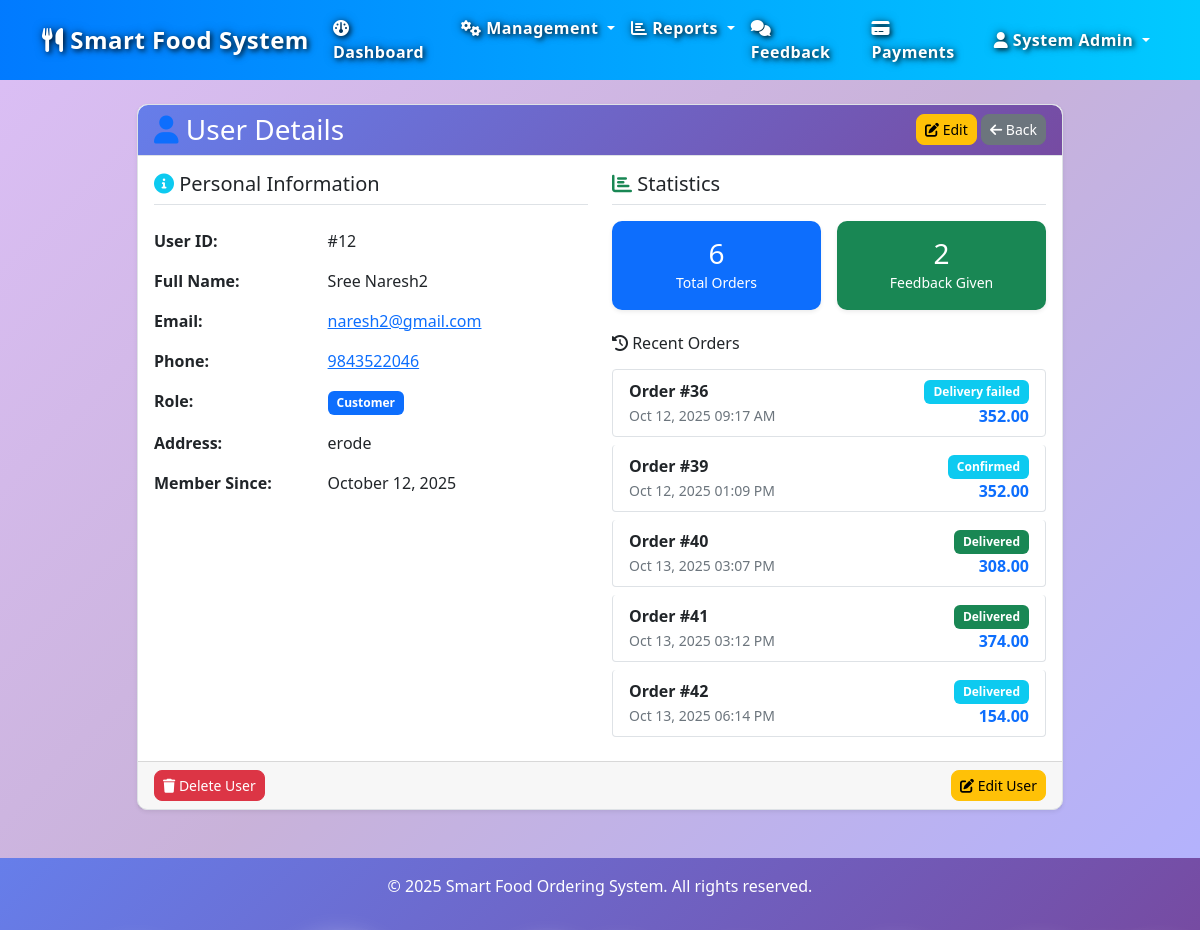
Screenshot of /users/view/12 (signed in) with the database file from the repository.
### models.py (models this page shows, shortened)
class User(db.Model):
    __tablename__ = 'user'
    user_id = db.Column(db.Integer, primary_key=True, autoincrement=True)
    name = db.Column(db.String(100), nullable=False)
    email = db.Column(db.String(120), unique=True, nullable=False)
    phone = db.Column(db.String(20), nullable=False)
    role = db.Column(db.String(20), nullable=False)  # Admin, Supervisor, Employee, Customer
    password = db.Column(db.String(255), nullable=False)
    address = db.Column(db.Text, nullable=True)
    created_date = db.Column(db.DateTime, default=datetime.now)
    two_factor_enabled = db.Column(db.Boolean, default=False)
    otp_code = db.Column(db.String(6), nullable=True)
    otp_expiry = db.Column(db.DateTime, nullable=True)
    backup_codes = db.Column(db.Text, nullable=True)  # Comma-separated encrypted codes
    failed_login_attempts = db.Column(db.Integer, default=0)
    account_locked_until = db.Column(db.DateTime, nullable=True)
    last_login = db.Column(db.DateTime, nullable=True)
    orders = db.relationship('Order', backref='customer', lazy=True, cascade='all, delete-orphan')
    feedback = db.relationship('Feedback', backref='user', lazy=True, cascade='all, delete-orphan')
    recommendations = db.relationship('Recommendation', backref='user', lazy=True, cascade='all, delete-orphan')
    login_history = db.relationship('LoginHistory', backref='user', lazy=True, cascade='all, delete-orphan')
    trusted_devices = db.relationship('TrustedDevice', backref='user', lazy=True, cascade='all, delete-orphan')

class Order(db.Model):
    __tablename__ = 'order'
    order_id = db.Column(db.Integer, primary_key=True, autoincrement=True)
    user_id = db.Column(db.Integer, db.ForeignKey('user.user_id'), nullable=False)
    order_date = db.Column(db.DateTime, default=datetime.now, nullable=False)
    total_amount = db.Column(db.Numeric(10, 2), nullable=False)
    status = db.Column(db.String(20), default='Pending', nullable=False)  # Pending, Confirmed, Preparing, Ready, Delivered, Cancelled
    delivery_address = db.Column(db.Text, nullable=True)
    order_time = db.Column(db.Time, nullable=True)
    estimated_time = db.Column(db.DateTime, nullable=True)
    order_details = db.relationship('OrderDetails', backref='order', lazy=True, cascade='all, delete-orphan')
    payment = db.relationship('Payment', backref='order', uselist=False, cascade='all, delete-orphan')
    feedback = db.relationship('Feedback', backref='order', lazy=True, cascade='all, delete-orphan')
    delivery = db.relationship('Delivery', backref='order', uselist=False, cascade='all, delete-orphan')

### routes/users.py (the view)
@users_bp.route('/view/<int:user_id>')
@admin_or_supervisor_required
def view_user(user_id):
    user = User.query.get_or_404(user_id)
    user_role = session.get('user_role', '').lower()
    if user_role == 'supervisor' and user.role not in ['Employee', 'Customer']:
        flash('Supervisors can only view Employee and Customer accounts.', 'danger')
        return redirect(url_for('users.list_users'))
    user_stats = {
        'total_orders': len(user.orders),
        'total_feedback': len(user.feedback),
        'recent_orders': user.orders[:5] if user.orders else []
    }
    return render_template('users/view.html', user=user, user_stats=user_stats, user_role=user_role)

### app.py (called while the page is built)
@app.after_request
def add_header(response):
    response.headers['Cache-Control'] = 'no-store, no-cache, must-revalidate, post-check=0, pre-check=0, max-age=0'
    response.headers['Pragma'] = 'no-cache'
    response.headers['Expires'] = '-1'
    return response

### routes/users.py (called while the page is built)
def admin_or_supervisor_required(f):
    @wraps(f)
    def decorated_function(*args, **kwargs):
        user_role = session.get('user_role', '').lower()
        if 'user_id' not in session or user_role not in ['admin', 'supervisor']:
            flash('Access denied. Admin or Supervisor privileges required.', 'danger')
            return redirect(url_for('dashboard'))
        return f(*args, **kwargs)
    return decorated_function

### templates/users/view.html (shortened to what this page needs)
{% extends "base.html" %}
{% block content %}
<div class="container mt-4">
    <div class="row">
        <div class="col-md-10 offset-md-1">
            <div class="card">
                <div class="card-header">
                    <div class="d-flex justify-content-between align-items-center">
                        <h3 class="card-title mb-0">
                            <i class="fas fa-user text-primary"></i>
                            User Details
                        </h3>
                        <div>
                            <a href="{{ url_for('users.edit_user', user_id=user.user_id) }}" class="btn btn-warning btn-sm">
                                <i class="fas fa-edit"></i> Edit
                            </a>
                            <a href="{{ url_for('users.list_users') }}" class="btn btn-secondary btn-sm">
                                <i class="fas fa-arrow-left"></i> Back
                            </a>
                        </div>
                    </div>
                </div>
                <div class="card-body">
                    <div class="row">
                        <div class="col-md-6">
                            <h5 class="border-bottom pb-2 mb-3">
                                <i class="fas fa-info-circle text-info"></i> Personal Information
                            </h5>
                            <table class="table table-borderless">
                                <tr>
                                    <td class="fw-bold" style="width: 40%;">User ID:</td>
                                    <td>#{{ user.user_id }}</td>
                                </tr>
                                <tr>
                                    <td class="fw-bold">Full Name:</td>
                                    <td>{{ user.name }}</td>
                                </tr>
                                <tr>
                                    <td class="fw-bold">Email:</td>
                                    <td>
                                        <a href="mailto:{{ user.email }}">{{ user.email }}</a>
                                    </td>
                                </tr>
                                <tr>
                                    <td class="fw-bold">Phone:</td>
                                    <td>
                                        {% if user.phone %}
                                            <a href="tel:{{ user.phone }}">{{ user.phone }}</a>
                                        {% else %}
                                            <span class="text-muted">Not provided</span>
                                        {% endif %}
                                    </td>
                                </tr>
                                <tr>
                                    <td class="fw-bold">Role:</td>
                                    <td>
                                        <span class="badge
                                            {% if user.role == 'Admin' %}bg-danger
                                            {% elif user.role == 'Supervisor' %}bg-warning
                                            {% elif user.role == 'Employee' %}bg-info
                                            {% else %}bg-primary
                                            {% endif %}">
                                            {{ user.role }}
                                        </span>
                                    </td>
                                </tr>
                                <tr>
                                    <td class="fw-bold">Address:</td>
                                    <td>
                                        {% if user.address %}
                                            {{ user.address }}
                                        {% else %}
                                            <span class="text-muted">Not provided</span>
                                        {% endif %}
                                    </td>
                                </tr>
                                <tr>
                                    <td class="fw-bold">Member Since:</td>
                                    <td>
                                        {% if user.created_date %}
                                            {{ user.created_date.strftime('%B %d, %Y') }}
                                        {% else %}
                                            <span class="text-muted">N/A</span>
                                        {% endif %}
                                    </td>
                                </tr>
                            </table>
                        </div>
                        <div class="col-md-6">
                            <h5 class="border-bottom pb-2 mb-3">
                                <i class="fas fa-chart-bar text-success"></i> Statistics
                            </h5>
                            <div class="row g-3">
                                <div class="col-6">
                                    <div class="card bg-primary text-white">
                                        <div class="card-body text-center">
                                            <h3 class="mb-0">{{ user_stats.total_orders }}</h3>
                                            <small>Total Orders</small>
                                        </div>
                                    </div>
                                </div>
                                <div class="col-6">
                                    <div class="card bg-success text-white">
                                        <div class="card-body text-center">
                                            <h3 class="mb-0">{{ user_stats.total_feedback }}</h3>
                                            <small>Feedback Given</small>
                                        </div>
                                    </div>
                                </div>
                            </div>
                            {% if user_stats.recent_orders %}
                            <h6 class="mt-4 mb-3">
                                <i class="fas fa-history"></i> Recent Orders
                            </h6>
                            <div class="list-group">
                                {% for order in user_stats.recent_orders %}
                                <div class="list-group-item">
                                    <div class="d-flex justify-content-between align-items-center">
                                        <div>
                                            <strong>Order #{{ order.order_id }}</strong>
                                            <br>
                                            <small class="text-muted">
                                                {{ order.order_date.strftime('%b %d, %Y %I:%M %p') if order.order_date else 'N/A' }}
                                            </small>
                                        </div>
                                        <div class="text-end">
                                            <span class="badge
                                                {% if order.status == 'Delivered' %}bg-success
                                                {% elif order.status == 'Cancelled' %}bg-danger
                                                {% elif order.status == 'Preparing' %}bg-warning
                                                {% else %}bg-info
                                                {% endif %}">
                                                {{ order.status|capitalize }}
                                            </span>
                                            <br>
                                            <strong class="text-primary">{{ "%.2f"|format(order.total_amount|float) }}</strong>
                                        </div>
                                    </div>
                                </div>
                                {% endfor %}
                            </div>
                            {% else %}
                            <div class="alert alert-info mt-4">
                                <i class="fas fa-info-circle"></i> No orders found for this user.
                            </div>
                            {% endif %}
                        </div>
                    </div>
                </div>
                <div class="card-footer">
                    <div class="d-flex justify-content-between">
                        <form method="POST" action="{{ url_for('users.delete_user', user_id=user.user_id) }}"
                              onsubmit="return confirm('Are you sure you want to delete this user? This action cannot be undone.');">
                            <button type="submit" class="btn btn-danger btn-sm">
                                <i class="fas fa-trash"></i> Delete User
                            </button>
                        </form>
                        <a href="{{ url_for('users.edit_user', user_id=user.user_id) }}" class="btn btn-warning btn-sm">
                            <i class="fas fa-edit"></i> Edit User
                        </a>
                    </div>
                </div>
            </div>
        </div>
    </div>
</div>
{% endblock %}

### static/css/style.css (style rules this page uses)
body { font-family: 'Segoe UI', Tahoma, Geneva, Verdana, sans-serif; background-color: #f8f9fa; }
.card { border: none; border-radius: 10px; box-shadow: 0 0 20px rgba(0, 0, 0, 0.1); transition: transform 0.3s ease; }
.card-header { background: linear-gradient(135deg, #667eea 0%, #764ba2 100%); color: white; border-radius: 10px 10px 0 0 !important; font-weight: 600; }
.btn { border-radius: 8px; font-weight: 500; transition: all 0.3s ease; }
.table { border-radius: 10px; overflow: hidden; }
.badge { font-size: 0.75rem; padding: 0.5em 0.75em; border-radius: 6px; }

### templates/base.html (style rules this page uses)
body { background: linear-gradient(135deg, rgba(138, 43, 226, 0.3) 0%, rgba(75, 0, 130, 0.3) 12.5%, rgba(0, 0, 255, 0.3) 25%, rgba(0, 191, 255, 0.3) 37.5%, rgba(0, 255, 127, 0.3) 50%, rgba(64, 224, 208, 0.3) 62.5%, rgba(255, 255, 0, 0.3) 75%, rgba(255, 192, 203, 0.3) 87.5%, rgba(138, 43, 226, 0.3) 100%) !important; background-size: 400% 400% !important; animation: gradientFlow 25s ease infinite !important; min-height: 100vh !important; position: relative; overflow-x: hidden; }
main.container-fluid, .container { position: relative; z-index: 1; }
.card { backdrop-filter: blur(10px); }

### templates/users/view.html (style rules this page uses)
.card { box-shadow: 0 0.125rem 0.25rem rgba(0, 0, 0, 0.075); border: 1px solid #dee2e6; }
.card-header { background-color: #f8f9fa; border-bottom: 1px solid #dee2e6; }
.table-borderless td { padding: 0.5rem 0; }
.list-group-item { border: 1px solid #dee2e6; margin-bottom: 0.5rem; border-radius: 0.25rem; }
.card.bg-primary, .card.bg-success { border: none; }
.card.bg-primary .card-body, .card.bg-success .card-body { padding: 1rem; }

### rows the page displays
User: user_id "12", name "Sree Naresh2", email "naresh2@gmail.com", phone "9843522046", role "Customer", address "erode", created_date "October 12, 2025"
Order: order_id "36", order_date "Oct 12, 2025 09:17 AM", status "Delivery failed", total_amount "352.00"
Order: order_id "39", order_date "Oct 12, 2025 01:09 PM", status "Confirmed", total_amount "352.00"
Order: order_id "40", order_date "Oct 13, 2025 03:07 PM", status "Delivered", total_amount "308.00"
Order: order_id "41", order_date "Oct 13, 2025 03:12 PM", status "Delivered", total_amount "374.00"
Order: order_id "42", order_date "Oct 13, 2025 06:14 PM", status "Delivered", total_amount "154.00"

### other values shown
{{ session.user_name }} "System Admin"
{{ user_stats.total_orders }} "6"
{{ user_stats.total_feedback }} "2"
